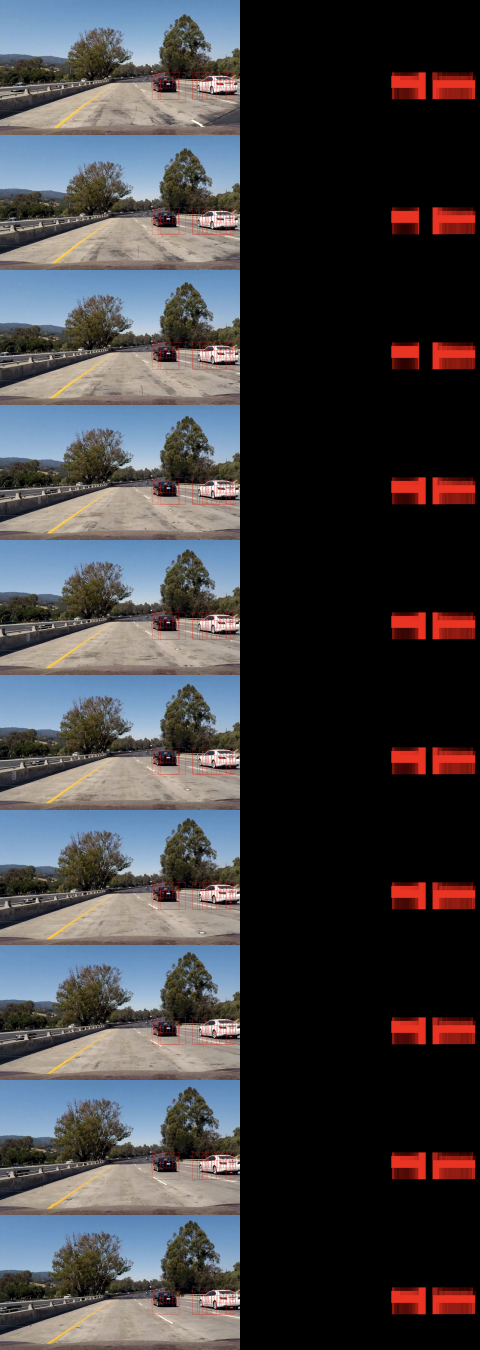
#> input picture examples/heatmap-frames.jpeg, 960 x 2700 px (shown at 1/2 size); its folder holds only this picture in this run
$ python -i process.py   (imports and definitions only)   (older library calls are emulated)
#> lines starting #> are read from the running program, lines starting #| are printed output that depends on the picture
import glob
import numpy as np
import cv2
import pickle
import os
import h5py
import random

PROCESS_TEST_IMAGES = False
DO_TRAIN = False
DO_GRID_SEARCH = False

from skimage.feature import hog
import time
from sklearn import svm
from sklearn.preprocessing import StandardScaler
from skimage.feature import hog
from sklearn.model_selection import GridSearchCV
from sklearn.model_selection import train_test_split
from sklearn.externals import joblib
from moviepy.editor import VideoFileClip
from collections import deque
from scipy.ndimage.measurements import label

# Define a function to return HOG features and visualization
# [89 lines left out: functions get_hog_features, bin_spatial, color_hist, extract_features, not called in this run]

# [84 lines not run here, left out]


# # Define a single function that can extract features using hog sub-sampling and make predictions
# [90 lines left out: function find_cars, not called in this run]

# [17 lines not run here, left out]

heatmap_threashold = 10
box_queue = deque(maxlen=heatmap_threashold)

# [32 lines left out: functions update_heatmap, apply_threshold, draw_labeled_bboxes, not called in this run]

def process_image(img):
    if PROCESS_TEST_IMAGES == False:
        img = cv2.cvtColor(img, cv2.COLOR_RGB2BGR)

    all_cars = []
    xstart = 535
    xstop = 1279
    ystart = 405
    ystop = 485
    scale = 1
    all_cars.extend(find_cars(img, color_space, xstart, xstop, ystart, ystop, scale, hog_channel,
                        spatial_feat, hist_feat, hog_feat, svc, X_scaler,
                        orient, pix_per_cell, cell_per_block, spatial_size, hist_bins))
    xstart = 479
    xstop = 1279
    ystart = 428
    ystop = 553
    scale = 1.5625
    all_cars.extend(find_cars(img, color_space, xstart, xstop, ystart, ystop, scale, hog_channel,
                        spatial_feat, hist_feat, hog_feat, svc, X_scaler,
                        orient, pix_per_cell, cell_per_block, spatial_size, hist_bins))
    xstart = 559
    xstop = 1279
    ystart = 386
    ystop = 566
    scale = 2.25
    all_cars.extend(find_cars(img, color_space, xstart, xstop, ystart, ystop, scale, hog_channel,
                        spatial_feat, hist_feat, hog_feat, svc, X_scaler,
                        orient, pix_per_cell, cell_per_block, spatial_size, hist_bins))
    xstart = 767
    xstop = 1279
    ystart = 374
    ystop = 694
    scale = 4
    all_cars.extend(find_cars(img, color_space, xstart, xstop, ystart, ystop, scale, hog_channel,
                        spatial_feat, hist_feat, hog_feat, svc, X_scaler,
                        orient, pix_per_cell, cell_per_block, spatial_size, hist_bins))

    if PROCESS_TEST_IMAGES == False:
        box_queue.append(all_cars)
        heatmap = update_heatmap(img)
        heatmap = apply_threshold(heatmap, heatmap_threashold)
        labels = label(heatmap)
        draw_img = draw_labeled_bboxes(np.copy(img), labels)
        draw_img = cv2.cvtColor(draw_img, cv2.COLOR_BGR2RGB)
    else:
        draw_img = np.copy(img)
        for bbox in all_cars:
            cv2.rectangle(draw_img, bbox[0], bbox[1], (255,0,0), 1)

    return draw_img


# [13 lines not run here, left out]

>>> import cv2
>>> picture = cv2.imread('examples/heatmap-frames.jpeg', cv2.IMREAD_GRAYSCALE)
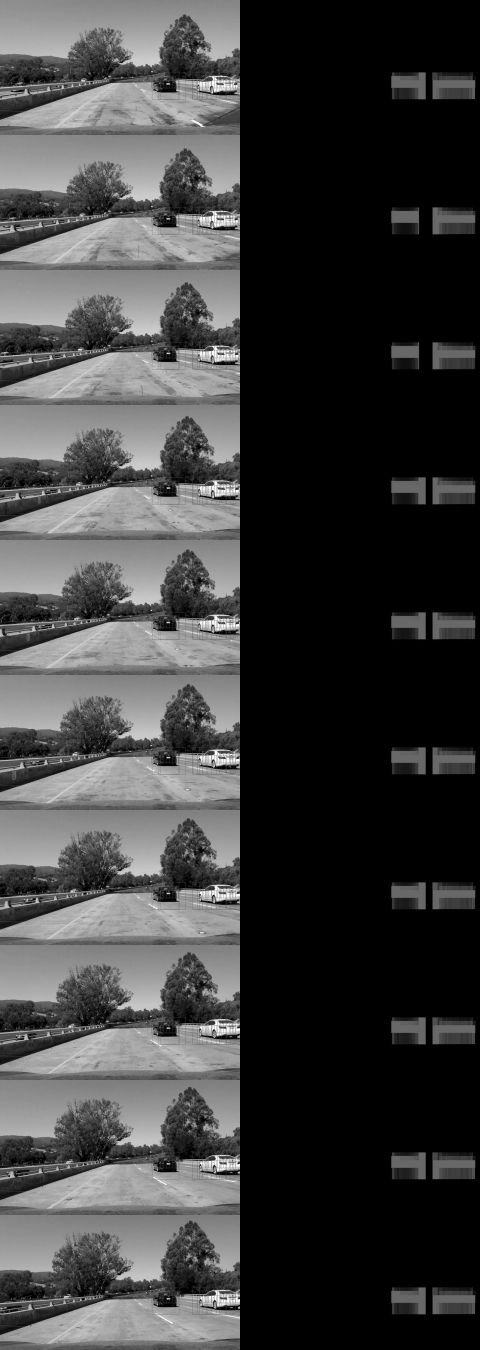
#> picture: shape (2700, 960) (shown at 1/2 size); min 0, max 255, mean 62.7
>>> result = process_image(picture)
#> (the run stopped early here; a loop or call above may not have finished)

$ run again, on examples/scale-1.5625.jpeg
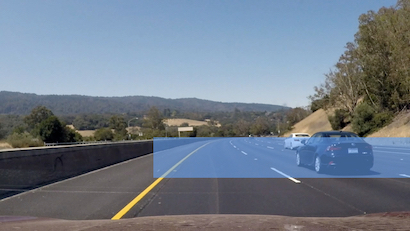
#> input picture examples/scale-1.5625.jpeg, 410 x 231 px
#> `picture = cv2.imread('examples/heatmap-frames.jpeg', cv2.IMREAD_GRAYSC..`:
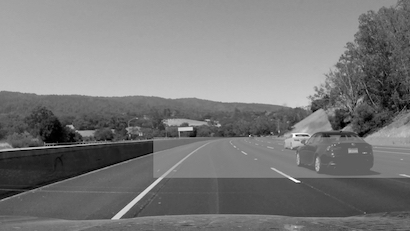
#> picture: shape (231, 410); min 0, max 255, mean 121.7

$ run again, on examples/scale-1.jpeg
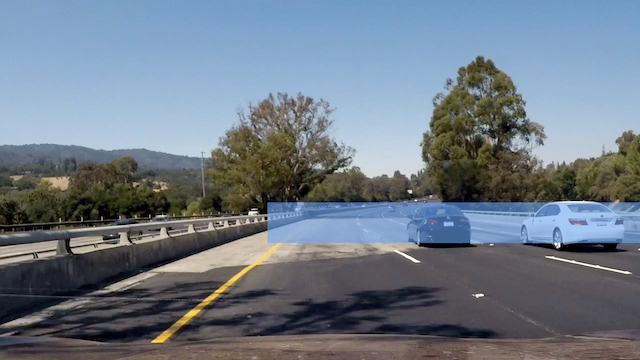
#> input picture examples/scale-1.jpeg, 640 x 360 px
#> `picture = cv2.imread('examples/heatmap-frames.jpeg', cv2.IMREAD_GRAYSC..`:
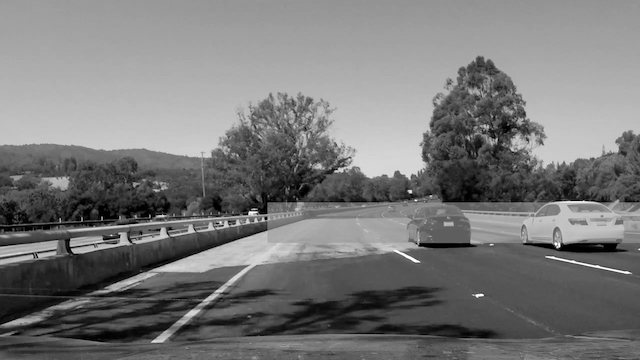
#> picture: shape (360, 640); min 0, max 255, mean 120
